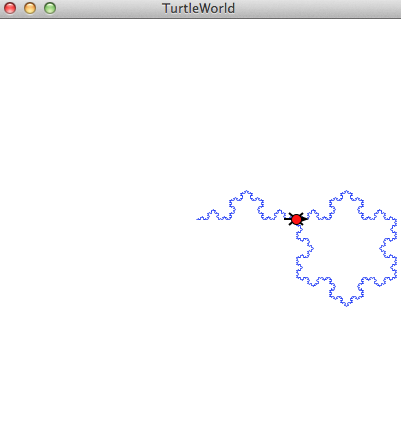

Write Python code to recreate this figure.
from TurtleWorld import * 		
world = TurtleWorld()			
bob = Turtle()
bob.delay = 0.01

def draw(turtle, length, n):
	if n == 0:
		return
	angle = 45
	kochCurve(turtle, length*n)
	lt(turtle, angle)
	draw(turtle, length, n-1)
	rt(turtle, 2*angle)
	draw(turtle, length, n-1)
	lt(turtle, angle)
	bk(turtle, length*n)

def kochCurve(turtle, n):
	if n<3:
		fd(turtle, n)
		return
	angle = 60 
	m = n/3.0
	kochCurve(turtle, m)
	lt(turtle, angle)
	kochCurve(turtle, m)
	rt(turtle, angle*2)
	kochCurve(turtle, m)
	lt(turtle, angle)
	kochCurve(turtle, m)
kochCurve(bob, 100)

def snowflake(turtle, n):
	for i in range(3):
		kochCurve(turtle, n)
		rt(turtle, 120)
		
snowflake(bob, 100)
		

wait_for_user()	
